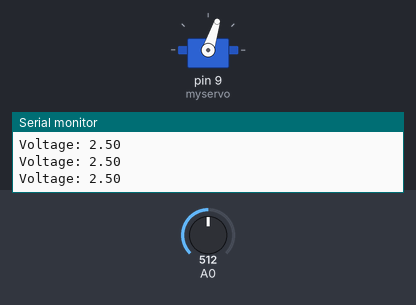
The sketch below on a simulated Arduino Uno, built with avr-gcc and run on an emulated ATmega328P. On the bench: servo, the last lines printed to the serial monitor. The inputs (shaded band) are chosen by the test bench; at power-on: A0 = 512.

Above: at 1.2 s.
1.3 s: A0 set to 716
At 1.9 s:
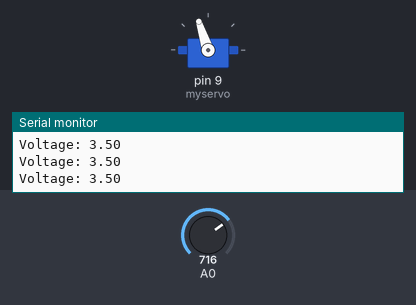
2.8 s: A0 set to 900
At 3.2 s:
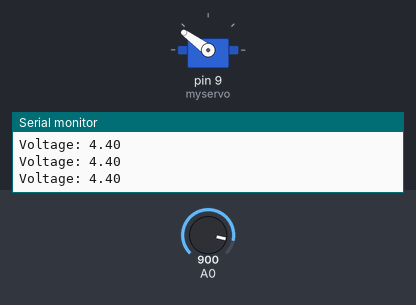
4.3 s: A0 set to 1023
At 5.5 s:
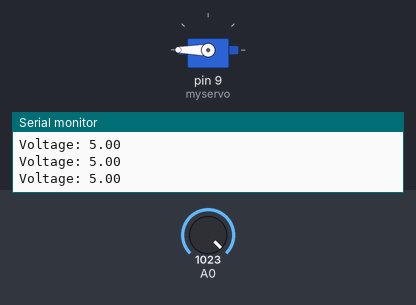
5.8 s: A0 set to 306
At 6.5 s:
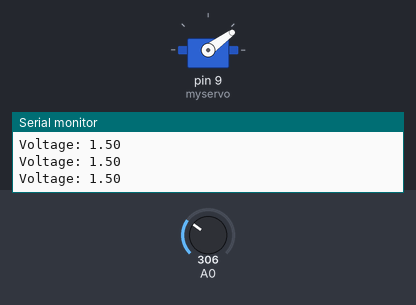
7.3 s: A0 set to 122
At 7.8 s:
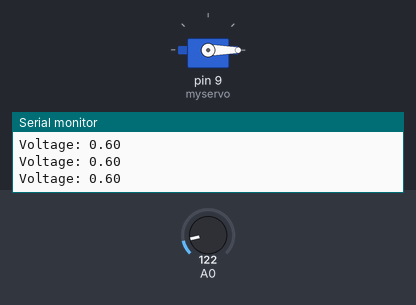
8.8 s: A0 set to 511
At 9.2 s:
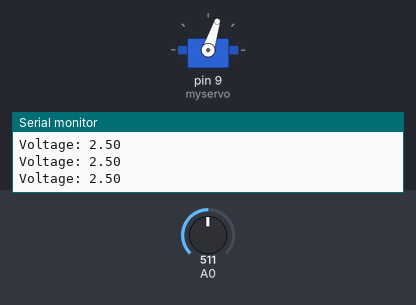
Timing chart, 0 to 11.3 s (numbered marks = the images above; inputs shaded):
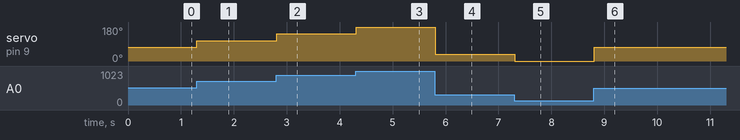

The sketch:

Myoware_Servo_Control.ino
```cpp
#include <Servo.h>

Servo myservo;

int servoControl;

void setup() {
  // put your setup code here, to run once:
  Serial.begin(9600);
  myservo.attach(9);

}

void loop() {
  // put your main code here, to run repeatedly:
  int sensorValue = analogRead(A0);

  float voltage = sensorValue * (5.0/1023);

  Serial.print("Voltage: ");
  Serial.println(voltage);

  servoControl = map(voltage, 0, 5, 0, 180);

  myservo.write(servoControl);
  delay(15);
}
```

Measured:
- after the input at 1.3 s, servo on pin 9 (myservo): 72° → 108° at once
- after the input at 2.8 s, servo on pin 9 (myservo): 108° → 144° at once
- after the input at 4.3 s, servo on pin 9 (myservo): 144° → 180° at once
- after the input at 5.8 s, servo on pin 9 (myservo): 180° → 36° at once
- after the input at 7.3 s, servo on pin 9 (myservo): 36° → 0° at once
- after the input at 8.8 s, servo on pin 9 (myservo): 0° → 72° at once
